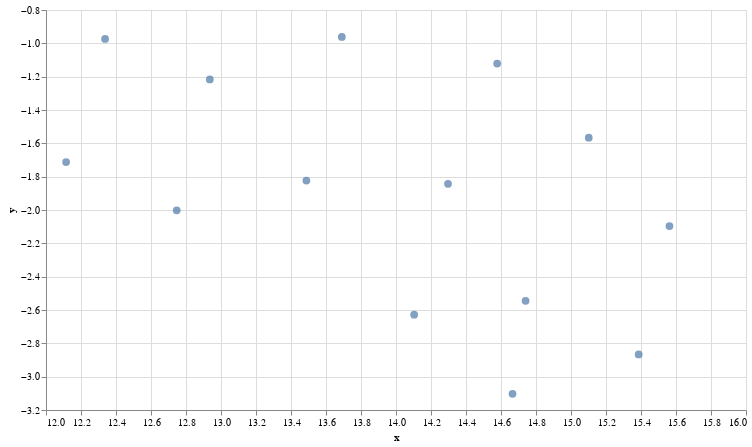

This figure's notebook cell:
### Markdown cell above
Below we make use of UMAP and altair. UMAP we use to reduce the dimensions of our embeddings. With Altair we make an interactive plot.

Please hover over some of these points and see if you can identify a pattern.

### Code cell
# UMAP reduces dimensions from 300 to 2, which we can plot
reducer = umap.UMAP()
umap_embeds = reducer.fit_transform(vectors)
# Make interactive plot
df_explore = pd.DataFrame(data={'text': df['conversation']})
df_explore['x'] = umap_embeds[:,0]
df_explore['y'] = umap_embeds[:,1]
chart = alt.Chart(df_explore).mark_circle(size=60).encode(
    x=alt.X('x', scale=alt.Scale(zero=False)),
    y=alt.Y('y', scale=alt.Scale(zero=False)),
    tooltip=['text']
).properties(width=700, height=400)
chart.interactive()

### Figure 1 — Vega-Lite specification as saved in the notebook (floating-point values rounded to 4 significant figures)
{"config": {"view": {"continuousWidth": 300, "continuousHeight": 300}}, "data": {"name": "data-33ff24b4f92053275fb631d6ca5a84bf"}, "mark": {"type": "circle", "size": 60}, "encoding": {"tooltip": [{"field": "text", "type": "nominal"}], "x": {"field": "x", "scale": {"zero": false}, "type": "quantitative"}, "y": {"field": "y", "scale": {"zero": false}, "type": "quantitative"}}, "height": 400, "params": [{"name": "param_2", "select": {"type": "interval", "encodings": ["x", "y"]}, "bind": "scales"}], "width": 700, "$schema": "https://vega.github.io/schema/vega-lite/v5.16.3.json", "datasets": {"data-33ff24b4f92053275fb631d6ca5a84bf": [{"text": "I am watching a movie.", "x": 14.67, "y": -3.103}, {"text": "I'm going to the movies.", "x": 14.74, "y": -2.545}, {"text": "Cinema's popcorn smell is amazing.", "x": 12.75, "y": -2.002}, {"text": "These guys kept talking while I was watching the movie.", "x": 15.1, "y": -1.566}, {"text": "Groceries are expensive now?", "x": 13.69, "y": -0.9616}, {"text": "What happend to all my groceries, they are all rotten.", "x": 14.3, "y": -1.843}, {"text": "I like avocado toast", "x": 15.39, "y": -2.866}, {"text": "Cheese is over there!", "x": 12.94, "y": -1.217}, {"text": "Spinach is the food of the gods.", "x": 12.34, "y": -0.9735}, {"text": "Healthy dose of protein powder is always good.", "x": 12.11, "y": -1.713}, {"text": "Coldplay is not my favorite band anymore.", "x": 13.49, "y": -1.824}, {"text": "I really liked MTV, with all the video clips.", "x": 15.56, "y": -2.096}, {"text": "What music would you like me to play?", "x": 14.1, "y": -2.628}, {"text": "He's playing piano very well.", "x": 14.58, "y": -1.121}]}}
